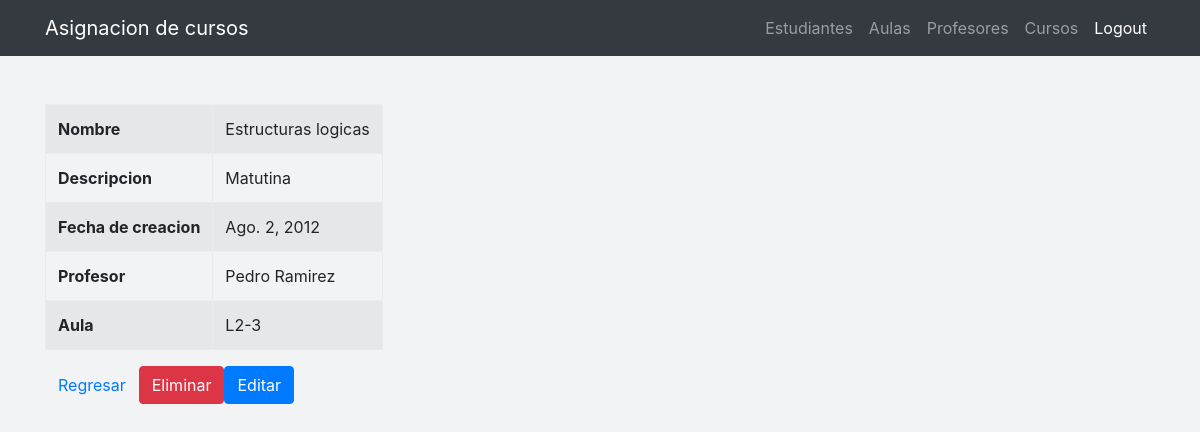
Page /cursos/1/ver/ (signed in) on the committed database.
### estudiantes/models.py (models this page shows, shortened)
class Curso(models.Model):
    nombre  =   models.CharField(max_length=30)
    descripcion  =   models.CharField(max_length=100)
    fecha_creacion = models.DateField()
    profesor = models.ForeignKey(Profesor, on_delete=models.CASCADE)
    aula = models.ForeignKey(Aula, on_delete=models.CASCADE, blank=True, null=True)
    class Meta:
        ordering = ('nombre',)

class Profesor(models.Model):
    nombre = models.CharField(max_length=50)
    apellido = models.CharField(max_length=50)
    dpi = models.CharField(max_length=20)
    edad = models.IntegerField()
    direccion = models.CharField(max_length=80)
    email = models.EmailField()
    def __str__(self):              # __unicode__ on Python 2
        return "%s %s" % (self.nombre, self.apellido)

class Aula(models.Model):
    nombre = models.CharField(max_length=50)
    encargado = models.CharField(max_length=50)
    def __str__(self):
        return self.nombre

### estudiantes/views.py (the view)
# urls.py: url(r'^cursos/(?P<pk>[0-9]+)/ver/$', views.curso_ver, name='curso_ver'),
@login_required
def curso_ver(request,pk):
    curso = get_object_or_404(Curso,pk=pk)
    return render(request, 'estudiantes/curso_ver.html', {'curso': curso})

### estudiantes/templates/estudiantes/curso_ver.html
{% extends 'estudiantes/base.html' %}
{% block content %}
      <div class="portlet-body">
        <div id="sample_1_wrapper" class="dataTable_wrapper table-responsive">
          <div class="col-md-12">
          <table class="table table-striped table-bordered table-hover dataTable no-footer">
              <tbody>
                <tr>
                    <th>Nombre</th>
                    <td>{{ curso.nombre }}</td>
                </tr>
                <tr>
                    <th>Descripcion</th>
                    <td>{{ curso.descripcion }}</td>
                </tr>
                <tr>
                    <th>Fecha de creacion</th>
                    <td>{{ curso.fecha_creacion }}</td>
                </tr>
                <tr>
                    <th>Profesor</th>
                    <td>{{ curso.profesor }}</td>
                </tr>
                <tr>
                    <th>Aula</th>
                    <td>{{ curso.aula }}</td>
                </tr>
              </tbody>
          </table>
          <table>
            <tr>
              <a href="{% url 'cursos_list'%}" class="btn btn-default">Regresar</a>
            </tr>
            <tr>
              <a href="{% url 'curso_eliminar' pk=curso.pk %}" class="btn btn-danger">Eliminar</a>
            </tr>
            <tr>
              <a href="{% url 'curso_editar' pk=curso.pk %}" class="btn btn-primary">Editar</a>
            </tr>
          </table>
        </div>
        </div>
      </div>
{% endblock %}

### estudiantes/static/css/shop-item.css (style rules this page uses)
body { padding-top: 54px; }
@media (min-width: 992px) { body { padding-top: 56px; } }

### estudiantes/templates/estudiantes/base.html (style rules this page uses)
body { background-color: #F2F3F4; }

### rows in the picture
Curso: nombre "Estructuras logicas", descripcion "Matutina", fecha_creacion "Ago. 2, 2012", profesor "Pedro Ramirez", aula "L2-3"
